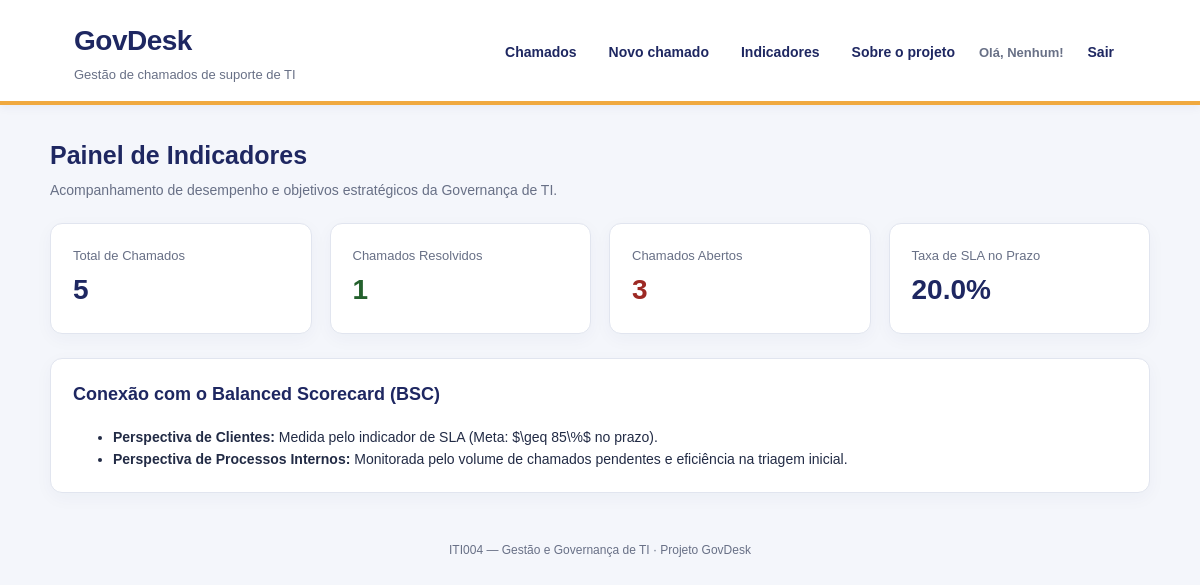
The page /indicadores (signed in) on the database as committed earlier.
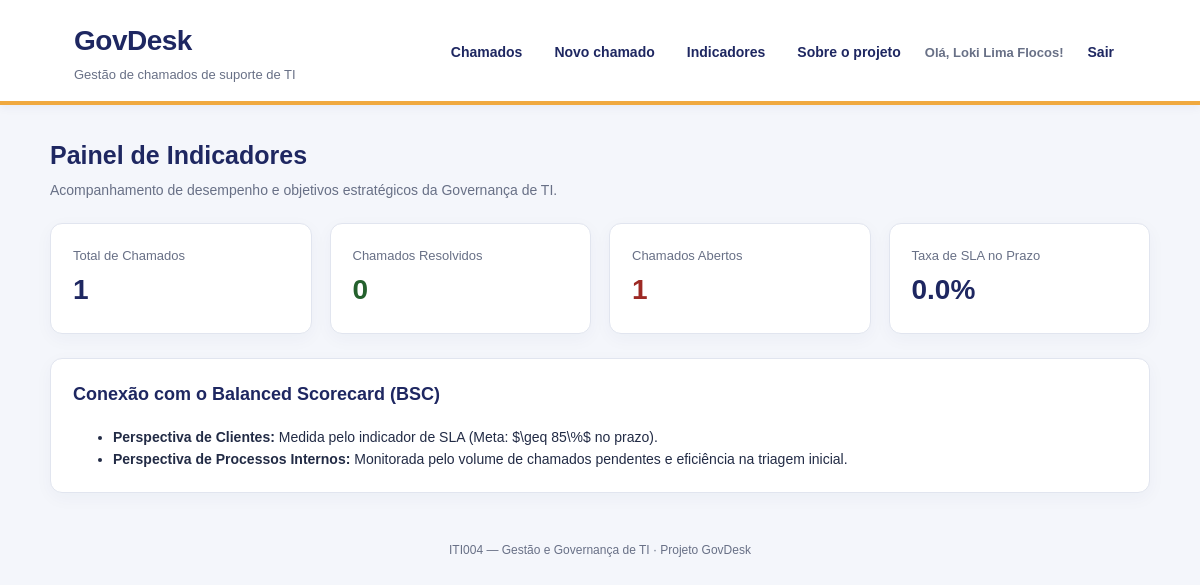
The same page on the database as committed later.
### tables this page shows
CREATE TABLE SOLICITANTE (
                id_solicitante INTEGER PRIMARY KEY AUTOINCREMENT,
                nm_solicitante TEXT NOT NULL,
                senha TEXT NOT NULL,
                email TEXT,
                telefone TEXT
            );

### app.py (the view)
@app.route("/indicadores")
def indicadores():
    chamados = getChamados()
    total = len(chamados)
    resolvidos = sum(1 for c in chamados if c.get("status") == "resolvido")
    abertos = sum(1 for c in chamados if c.get("status") == "aberto")
    taxa_sla = (resolvidos / total * 100) if total > 0 else 0
    dados_indicadores = {
        "total": total,
        "resolvidos": resolvidos,
        "abertos": abertos,
        "taxa_sla": round(taxa_sla, 1)
    }
    return render_template("indicadores.html", indicadores=dados_indicadores)

### app.py (called while the page is built)
def conectar_banco():
    conn = sqlite3.connect(DATABASE)
    conn.row_factory = sqlite3.Row
    conn.execute("PRAGMA foreign_keys = ON")
    return conn

def getChamados():
    with conectar_banco() as conn:
        linhas = conn.execute("""
            SELECT
                c.id_chamado AS id,
                c.titulo AS titulo,
                s.nm_solicitante AS solicitante,
                c.prioridade AS prioridade,
                c.status AS status
            FROM CHAMADO AS c
            INNER JOIN SOLICITANTE AS s
                ON c.id_solicitante = s.id_solicitante
            ORDER BY c.id_chamado DESC
        """).fetchall()
    return [dict(linha) for linha in linhas]

### templates/indicadores.html
{% extends "base.html" %}
{% block content %}
  <div class="page-heading">
    <div>
      <h2>Painel de Indicadores</h2>
      <p class="page-description">Acompanhamento de desempenho e objetivos estratégicos da Governança de TI.</p>
    </div>
  </div>
  <div style="display: grid; grid-template-columns: repeat(auto-fit, minmax(220px, 1fr)); gap: 18px; margin-bottom: 24px;">
    <div class="card">
      <p class="summary-label">Total de Chamados</p>
      <p class="summary-number">{{ indicadores.total }}</p>
    </div>
    <div class="card">
      <p class="summary-label">Chamados Resolvidos</p>
      <p class="summary-number" style="color: #24612D;">{{ indicadores.resolvidos }}</p>
    </div>
    <div class="card">
      <p class="summary-label">Chamados Abertos</p>
      <p class="summary-number" style="color: #9D2924;">{{ indicadores.abertos }}</p>
    </div>
    <div class="card">
      <p class="summary-label">Taxa de SLA no Prazo</p>
      <p class="summary-number" style="color: #1E2761;">{{ indicadores.taxa_sla }}%</p>
    </div>
  </div>
  <div class="card">
    <h3 style="margin-top: 0; color: var(--azul); font-size: 18px;">Conexão com o Balanced Scorecard (BSC)</h3>
    <ul style="color: var(--texto); line-height: 1.6; margin-bottom: 0; font-size: 14px;">
      <li><strong>Perspectiva de Clientes:</strong> Medida pelo indicador de SLA (Meta: $\geq 85\%$ no prazo).</li>
      <li><strong>Perspectiva de Processos Internos:</strong> Monitorada pelo volume de chamados pendentes e eficiência na triagem inicial.</li>
    </ul>
  </div>
{% endblock %}

### templates/base.html (shortened to what this page needs)
<!doctype html>
<html lang="pt-br">
<head>
</head>
<body>
  <header class="site-header">
    <div class="header-inner">
      <div class="brand">
        <h1>GovDesk</h1>
        <p>Gestão de chamados de suporte de TI</p>
      </div>
      <nav>
        <a href="{{ url_for('index') }}">Chamados</a>
        {% if session.get('id_solicitante') %}
          <a href="{{ url_for('novo') }}">Novo chamado</a>
        {% endif %}
        <a href="{{ url_for('indicadores') }}">Indicadores</a>
        <a href="{{ url_for('sobre') }}">Sobre o projeto</a>
        {% if session.get('id_solicitante') %}
          <span class="usuario-logado">
            Olá, {{ session.get('nome_solicitante') }}!
          </span>
          <a href="{{ url_for('logout') }}">Sair</a>
        {% else %}
          <a href="{{ url_for('login') }}">Entrar</a>
          <a href="{{ url_for('cadastro') }}">Cadastrar-se</a>
        {% endif %}
      </nav>
    </div>
  </header>
  <main class="container">
    {% block content %}{% endblock %}
    <footer class="footer">
      ITI004 — Gestão e Governança de TI · Projeto GovDesk
    </footer>
  </main>
</body>
</html>

Rows that differ between the two databases and show on the page:
now on this page (row edited): SOLICITANTE: get "Loki Lima Flocos"
Other text that changed with them:
{{ indicadores.total }}: "5" → "1"
{{ indicadores.resolvidos }}: "1" → "0"
{{ indicadores.abertos }}: "3" → "1"
{{ indicadores.taxa_sla }}: "20.0" → "0.0"
{{ session.get('nome_solicitante') }}: "Nenhum" → (not shown)
